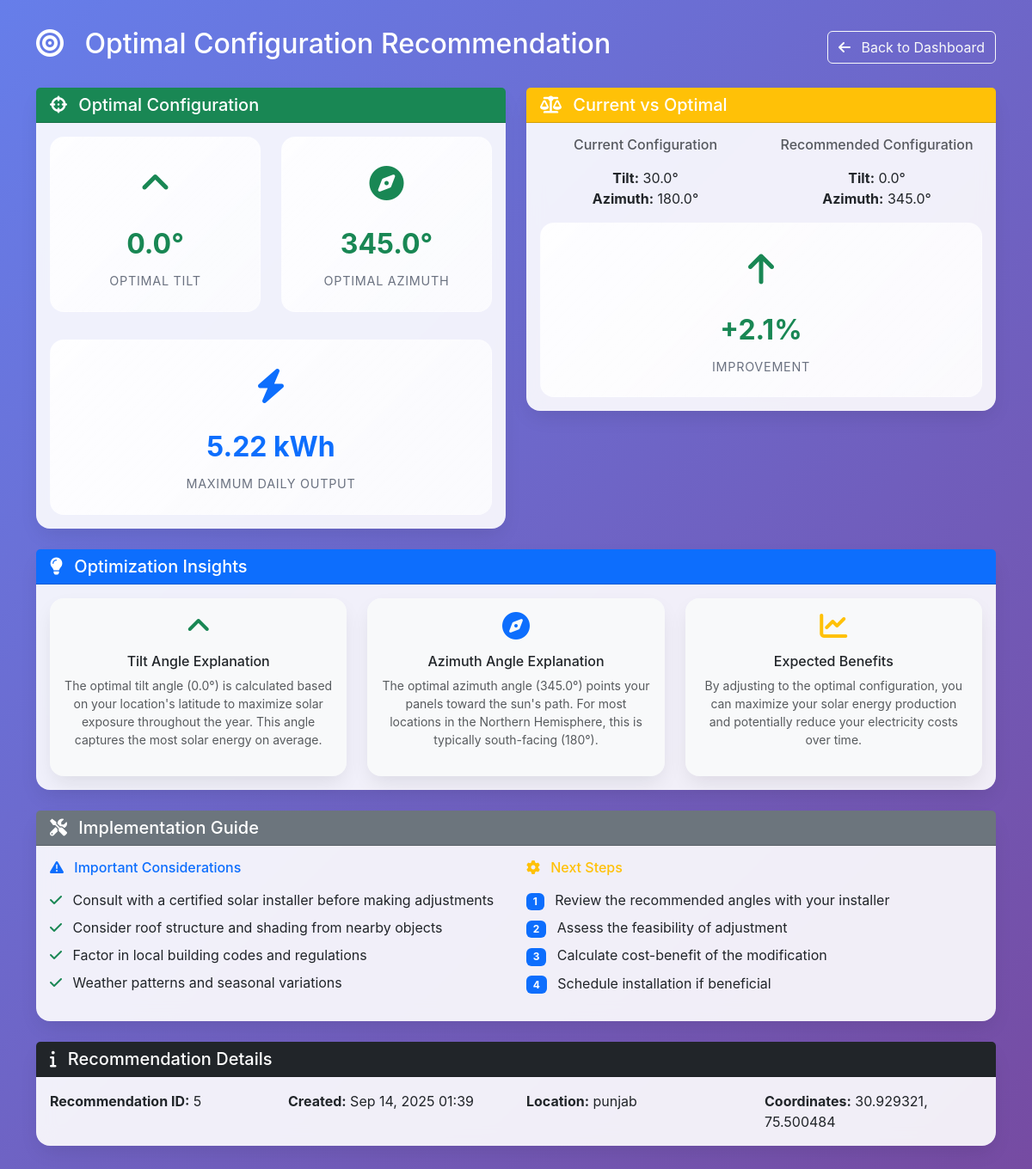
The page /recommendation/5/ on the database its author committed.
### core/models.py (models this page shows, shortened)
class OptimalConfiguration(models.Model):
    location = models.ForeignKey(Location, on_delete=models.CASCADE)
    optimal_tilt = models.FloatField()
    optimal_azimuth = models.FloatField()
    max_predicted_output = models.FloatField()
    current_config = models.ForeignKey(PanelConfiguration, on_delete=models.CASCADE, null=True)
    improvement_percentage = models.FloatField(null=True, blank=True)
    created_at = models.DateTimeField(default=timezone.now)

class PanelConfiguration(models.Model):
    surface_area = models.FloatField(help_text="Panel surface area in m²")
    tilt_angle = models.FloatField(help_text="Tilt angle in degrees")
    azimuth_angle = models.FloatField(help_text="Azimuth angle in degrees")
    panel_efficiency = models.FloatField(default=0.2, help_text="Panel efficiency (0.0-1.0)")
    created_at = models.DateTimeField(default=timezone.now)

class Location(models.Model):
    name = models.CharField(max_length=200)
    latitude = models.FloatField()
    longitude = models.FloatField()
    created_at = models.DateTimeField(default=timezone.now)

### core/views.py (the view)
# urls.py: path('recommendation/<int:recommendation_id>/', views.recommendation_detail, name='recommendation_detail'),
def recommendation_detail(request, recommendation_id):
    recommendation = get_object_or_404(
        OptimalConfiguration.objects.select_related('location', 'current_config'),
        id=recommendation_id
    )
    context = {
        'recommendation': recommendation,
    }
    return render(request, 'core/recommendation_detail.html', context)

### templates/core/recommendation_detail.html (shortened to what this page needs)
{% extends 'core/base.html' %}
{% block content %}
<div class="row">
    <div class="col-12">
        <div class="d-flex justify-content-between align-items-center mb-4">
            <h2 class="text-white">
                <i class="fas fa-bullseye me-3"></i>
                Optimal Configuration Recommendation
            </h2>
            <a href="{% url 'dashboard' %}" class="btn btn-outline-light">
                <i class="fas fa-arrow-left me-2"></i>
                Back to Dashboard
            </a>
        </div>
    </div>
</div>
<div class="row">
    <div class="col-md-6 mb-4">
        <div class="card">
            <div class="card-header bg-success text-white">
                <h5 class="card-title mb-0">
                    <i class="fas fa-crosshairs me-2"></i>
                    Optimal Configuration
                </h5>
            </div>
            <div class="card-body">
                <div class="row text-center">
                    <div class="col-6 mb-3">
                        <div class="stats-card">
                            <div class="stats-icon text-success">
                                <i class="fas fa-angle-up"></i>
                            </div>
                            <div class="stats-value text-success">
                                {{ recommendation.optimal_tilt }}°
                            </div>
                            <div class="stats-label">Optimal Tilt</div>
                        </div>
                    </div>
                    <div class="col-6 mb-3">
                        <div class="stats-card">
                            <div class="stats-icon text-success">
                                <i class="fas fa-compass"></i>
                            </div>
                            <div class="stats-value text-success">
                                {{ recommendation.optimal_azimuth }}°
                            </div>
                            <div class="stats-label">Optimal Azimuth</div>
                        </div>
                    </div>
                </div>
                <div class="stats-card mt-3">
                    <div class="stats-icon text-primary">
                        <i class="fas fa-bolt"></i>
                    </div>
                    <div class="stats-value text-primary">
                        {{ recommendation.max_predicted_output|floatformat:2 }} kWh
                    </div>
                    <div class="stats-label">Maximum Daily Output</div>
                </div>
            </div>
        </div>
    </div>
    {% if recommendation.current_config and recommendation.improvement_percentage %}
    <div class="col-md-6 mb-4">
        <div class="card">
            <div class="card-header bg-warning text-white">
                <h5 class="card-title mb-0">
                    <i class="fas fa-balance-scale me-2"></i>
                    Current vs Optimal
                </h5>
            </div>
            <div class="card-body">
                <div class="row">
                    <div class="col-6 text-center">
                        <h6 class="text-muted mb-3">Current Configuration</h6>
                        <div class="mb-3">
                            <strong>Tilt:</strong> {{ recommendation.current_config.tilt_angle }}°<br>
                            <strong>Azimuth:</strong> {{ recommendation.current_config.azimuth_angle }}°
                        </div>
                    </div>
                    <div class="col-6 text-center">
                        <h6 class="text-muted mb-3">Recommended Configuration</h6>
                        <div class="mb-3">
                            <strong>Tilt:</strong> {{ recommendation.optimal_tilt }}°<br>
                            <strong>Azimuth:</strong> {{ recommendation.optimal_azimuth }}°
                        </div>
                    </div>
                </div>
                <div class="stats-card">
                    <div class="stats-icon text-success">
                        <i class="fas fa-arrow-up"></i>
                    </div>
                    <div class="stats-value text-success">
                        +{{ recommendation.improvement_percentage|floatformat:1 }}%
                    </div>
                    <div class="stats-label">Improvement</div>
                </div>
            </div>
        </div>
    </div>
    {% endif %}
</div>
<div class="row">
    <div class="col-12 mb-4">
        <div class="card">
            <div class="card-header bg-primary text-white">
                <h5 class="card-title mb-0">
                    <i class="fas fa-lightbulb me-2"></i>
                    Optimization Insights
                </h5>
            </div>
            <div class="card-body">
                <div class="row">
                    <div class="col-md-4">
                        <div class="card bg-light">
                            <div class="card-body text-center">
                                <i class="fas fa-angle-up fa-2x text-success mb-3"></i>
                                <h6>Tilt Angle Explanation</h6>
                                <p class="text-muted small">
                                    The optimal tilt angle ({{ recommendation.optimal_tilt }}°) is calculated based on your location's latitude
                                    to maximize solar exposure throughout the year. This angle captures the most solar energy on average.
                                </p>
                            </div>
                        </div>
                    </div>
                    <div class="col-md-4">
                        <div class="card bg-light">
                            <div class="card-body text-center">
                                <i class="fas fa-compass fa-2x text-primary mb-3"></i>
                                <h6>Azimuth Angle Explanation</h6>
                                <p class="text-muted small">
                                    The optimal azimuth angle ({{ recommendation.optimal_azimuth }}°) points your panels toward the sun's path.
                                    For most locations in the Northern Hemisphere, this is typically south-facing (180°).
                                </p>
                            </div>
                        </div>
                    </div>
                    <div class="col-md-4">
                        <div class="card bg-light">
                            <div class="card-body text-center">
                                <i class="fas fa-chart-line fa-2x text-warning mb-3"></i>
                                <h6>Expected Benefits</h6>
                                <p class="text-muted small">
                                    By adjusting to the optimal configuration, you can maximize your solar energy production
                                    and potentially reduce your electricity costs over time.
                                </p>
                            </div>
                        </div>
                    </div>
                </div>
            </div>
        </div>
    </div>
</div>
<div class="row">
    <div class="col-12 mb-4">
        <div class="card">
            <div class="card-header bg-secondary text-white">
                <h5 class="card-title mb-0">
                    <i class="fas fa-tools me-2"></i>
                    Implementation Guide
                </h5>
            </div>
            <div class="card-body">
                <div class="row">
                    <div class="col-md-6">
                        <h6 class="text-primary mb-3">
                            <i class="fas fa-exclamation-triangle me-2"></i>
                            Important Considerations
                        </h6>
                        <ul class="list-unstyled">
                            <li class="mb-2">
                                <i class="fas fa-check text-success me-2"></i>
                                Consult with a certified solar installer before making adjustments
                            </li>
                            <li class="mb-2">
                                <i class="fas fa-check text-success me-2"></i>
                                Consider roof structure and shading from nearby objects
                            </li>
                            <li class="mb-2">
                                <i class="fas fa-check text-success me-2"></i>
                                Factor in local building codes and regulations
                            </li>
                            <li class="mb-2">
                                <i class="fas fa-check text-success me-2"></i>
                                Weather patterns and seasonal variations
                            </li>
                        </ul>
                    </div>
                    <div class="col-md-6">
                        <h6 class="text-warning mb-3">
                            <i class="fas fa-cog me-2"></i>
                            Next Steps
                        </h6>
                        <ol class="list-unstyled">
                            <li class="mb-2">
                                <span class="badge bg-primary me-2">1</span>
                                Review the recommended angles with your installer
                            </li>
                            <li class="mb-2">
                                <span class="badge bg-primary me-2">2</span>
                                Assess the feasibility of adjustment
                            </li>
                            <li class="mb-2">
                                <span class="badge bg-primary me-2">3</span>
                                Calculate cost-benefit of the modification
                            </li>
                            <li class="mb-2">
                                <span class="badge bg-primary me-2">4</span>
                                Schedule installation if beneficial
                            </li>
                        </ol>
                    </div>
                </div>
            </div>
        </div>
    </div>
</div>
<div class="row">
    <div class="col-12">
        <div class="card">
            <div class="card-header bg-dark text-white">
                <h5 class="card-title mb-0">
                    <i class="fas fa-info me-2"></i>
                    Recommendation Details
                </h5>
            </div>
            <div class="card-body">
                <div class="row">
                    <div class="col-md-3">
                        <strong>Recommendation ID:</strong> {{ recommendation.id }}
                    </div>
                    <div class="col-md-3">
                        <strong>Created:</strong> {{ recommendation.created_at|date:"M d, Y H:i" }}
                    </div>
                    <div class="col-md-3">
                        <strong>Location:</strong> {{ recommendation.location.name }}
                    </div>
                    <div class="col-md-3">
                        <strong>Coordinates:</strong> {{ recommendation.location.latitude }}, {{ recommendation.location.longitude }}
                    </div>
                </div>
            </div>
        </div>
    </div>
</div>
{% endblock %}

### static/css/style.css (style rules this page uses)
* { scrollbar-width: none; scrollbar-color: transparent transparent; }
* { -ms-overflow-style: none; }

### templates/core/base.html (style rules this page uses)
:root { --primary-color: #2563eb; --secondary-color: #14b8a6; --accent-color: #f97316; --success-color: #10b981; --warning-color: #f59e0b; --error-color: #ef4444; --dark-color: #1f2937; --light-color: #f8fafc; }
body { font-family: 'Inter', -apple-system, BlinkMacSystemFont, sans-serif; background: linear-gradient(135deg, #667eea 0%, #764ba2 100%); min-height: 100vh; color: var(--dark-color); }
.card { border: none; border-radius: 16px; box-shadow: 0 10px 25px -5px rgba(0, 0, 0, 0.1); backdrop-filter: blur(10px); background: rgba(255, 255, 255, 0.9); transition: all 0.3s ease; }
.stats-card { background: linear-gradient(135deg, rgba(255, 255, 255, 0.9), rgba(255, 255, 255, 0.7)); border-radius: 16px; padding: 24px; text-align: center; border: 1px solid rgba(255, 255, 255, 0.2); }
.stats-icon { font-size: 2.5rem; margin-bottom: 16px; }
.stats-value { font-size: 2rem; font-weight: 700; margin-bottom: 8px; }
.stats-label { font-size: 0.9rem; color: #6b7280; text-transform: uppercase; letter-spacing: 0.05em; }

### rows shown on the page
OptimalConfiguration: optimal_tilt "0.0", optimal_azimuth "345.0", max_predicted_output "5.22", current_config.tilt_angle "30.0", current_config.azimuth_angle "180.0", improvement_percentage "2.1", id "5", created_at "Sep 14, 2025 01:39", location.name "punjab", location.latitude "30.929321", location.longitude "75.500484"
